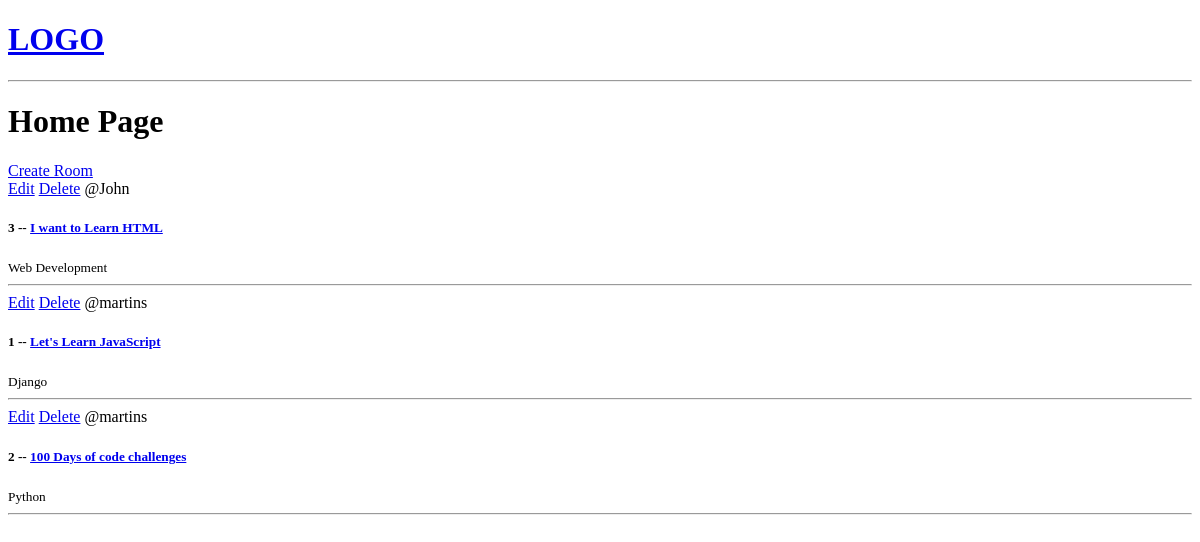
Before: / with the older database file.
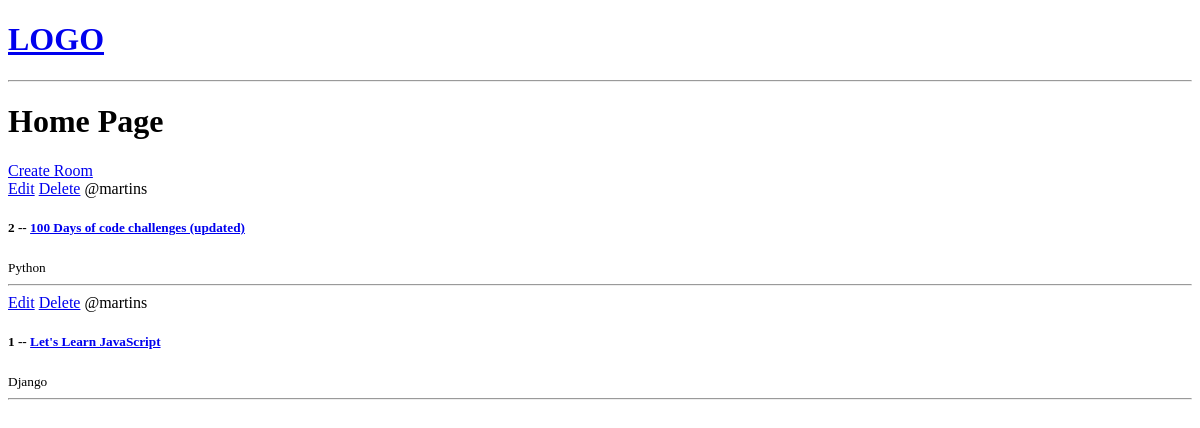
After: the same page with the newer database file.
### base/models.py (models this page shows, shortened)
class Room(models.Model):
    host = models.ForeignKey(User, on_delete=models.SET_NULL, null=True)
    topic  = models.ForeignKey(Topic, on_delete=models.SET_NULL, null=True)
    name = models.CharField(max_length=200)
    description = models.TextField(null=True, blank=True)
    updated = models.DateTimeField(auto_now=True)
    created = models.DateTimeField(auto_now_add=True)
    class Meta:
        ordering = ["-updated", "-created"]

class Topic(models.Model):
    name = models.CharField(max_length=200)

### base/views.py (the view)
# urls.py: path("", views.home, name= "home"),
def home(request):
    rooms = Room.objects.all()
    context = {"rooms":rooms,}
    return render(request, "base/home.html", context)

### base/templates/base/home.html
{% extends "main.html" %}
{% block content %}
<h1>Home Page</h1>
<div>
    <a href="{% url "create-room" %}">Create Room</a>
    <div>
        {% for room in rooms %}
            <div>
                <a href="{% url "update-room" room.id %}">Edit</a>
                <a href="{% url "delete-room" room.id %}">Delete</a>
                <span>@{{room.host.username}}</span>
                <h5>{{room.id}} -- <a href="{% url "room" room.id%}">{{room.name}}</a></h5>
                <small>{{room.topic.name}}</small>
                <hr>
            </div>
        {% endfor %}
    </div>
</div>
{% endblock content %}

### templates/main.html (shortened to what this page needs)
<!DOCTYPE html>
<html lang="en">
<head>
</head>
<body>
    {% include "navbar.html" %}
    {% block content %}
    {% endblock content %}
</body>
</html>

### templates/navbar.html
<a href="/">
    <h1>LOGO</h1>
</a>
<hr>

Changed rows visible on the page:
removed Room: host.username "John", id "3", name "I want to Learn HTML", topic.name "Web Development"
changed Room "Python": name "100 Days of code challenges" → "100 Days of code challenges (updated)"; moves up the list
